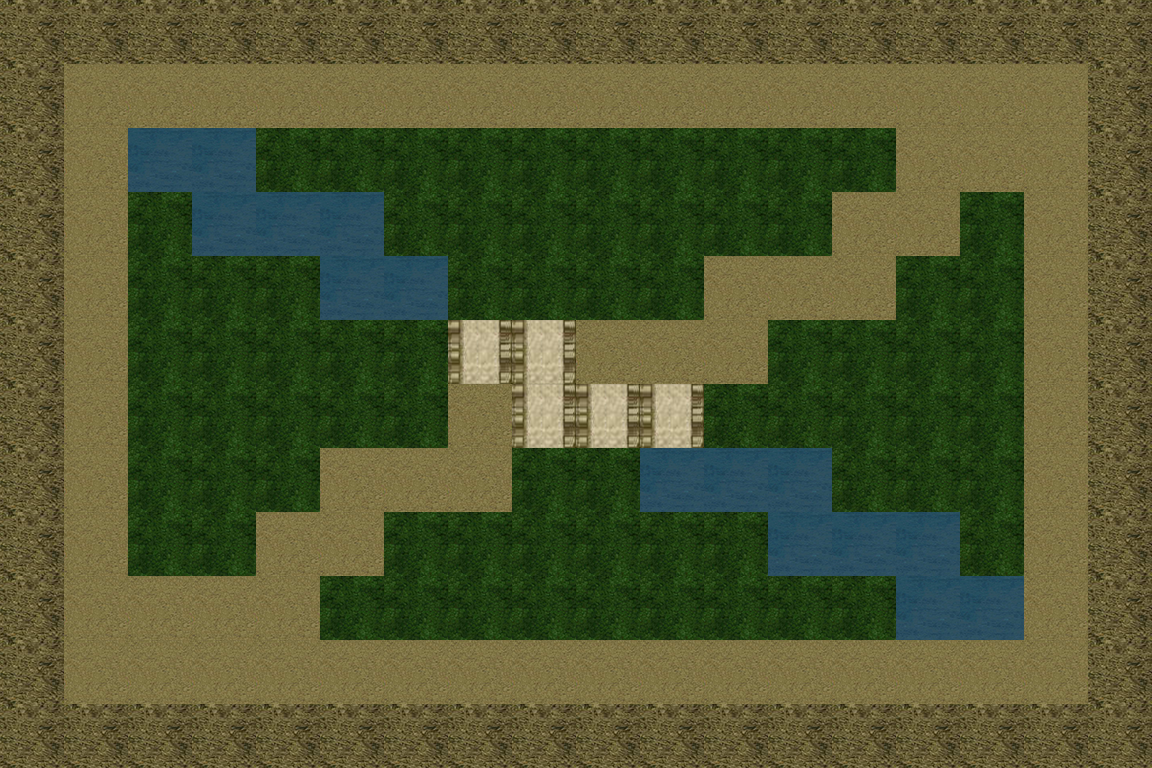

Below is a game level as drawn by its tile map, then a one-line description and the .tmx that defines it (tile-layer data replaced by summaries):
An orthogonal 18x12 tile map with 64x64 px tiles, 1 tile layer (background).

<map version="1.0" orientation="orthogonal" width="18" height="12" tilewidth="64" tileheight="64">
 <tileset firstgid="1" name="pic" tilewidth="64" tileheight="64">
  <image source="resources.png" trans="ff00ff" width="192" height="192" />
  <tile id="0">
   <properties>
    <property name="terrain" value="1" />
   </properties>
  </tile>
  <tile id="1">
   <properties>
    <property name="terrain" value="2" />
   </properties>
  </tile>
  <tile id="2">
   <properties>
    <property name="terrain" value="3" />
   </properties>
  </tile>
  <tile id="3">
   <properties>
    <property name="terrain" value="4" />
   </properties>
  </tile>
  <tile id="4">
   <properties>
    <property name="terrain" value="5" />
   </properties>
  </tile>
 </tileset>
 <layer name="background" width="18" height="12">
  <data>[216 cells, 216 non-empty, 5 distinct tile ids]</data>
 </layer>
</map>